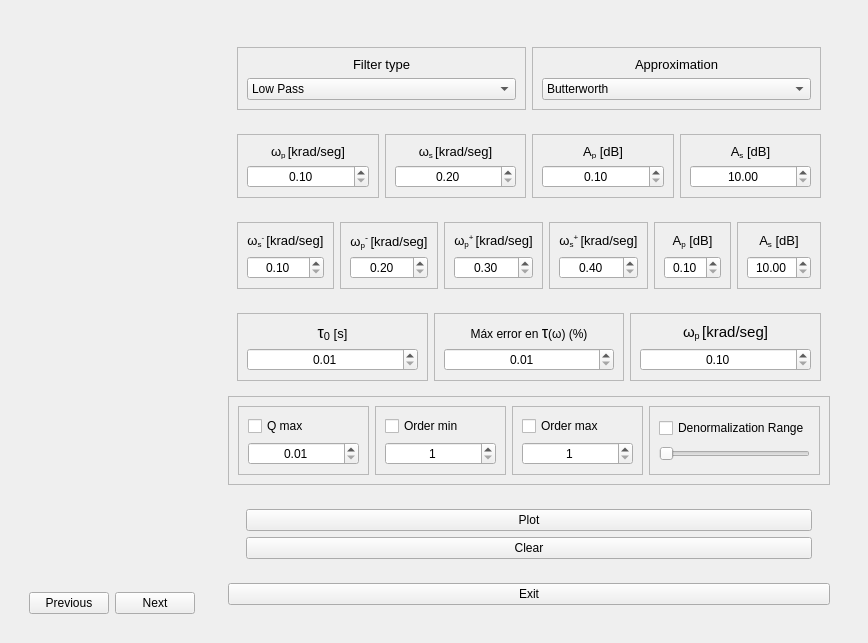
<?xml version="1.0" encoding="UTF-8"?>
<ui version="4.0">
 <class>Form</class>
 <widget class="QWidget" name="Form">
  <property name="geometry">
   <rect>
    <x>0</x>
    <y>0</y>
    <width>729</width>
    <height>446</height>
   </rect>
  </property>
  <property name="windowTitle">
   <string>Form</string>
  </property>
  <layout class="QVBoxLayout" name="verticalLayout_2">
   <item>
    <widget class="QFrame" name="frameTotal">
     <layout class="QHBoxLayout" name="horizontalLayout_7">
      <item>
       <layout class="QVBoxLayout" name="verticalLayout">
        <item>
         <widget class="QStackedWidget" name="graphic"/>
        </item>
        <item>
         <widget class="QFrame" name="prev_next_frame">
          <layout class="QHBoxLayout" name="horizontalLayout_4">
           <item>
            <widget class="QPushButton" name="previous_button">
             <property name="text">
              <string>Previous</string>
             </property>
            </widget>
           </item>
           <item>
            <widget class="QPushButton" name="next_button">
             <property name="text">
              <string>Next</string>
             </property>
            </widget>
           </item>
          </layout>
         </widget>
        </item>
       </layout>
      </item>
      <item>
       <widget class="QFrame" name="frame_menu_tot">
        <layout class="QHBoxLayout" name="horizontalLayout">
         <item alignment="Qt::AlignHCenter|Qt::AlignVCenter">
          <widget class="QFrame" name="menuFrame">
           <layout class="QVBoxLayout" name="verticalLayout_5">
            <item alignment="Qt::AlignVCenter">
             <widget class="QFrame" name="Filter_Approx_Menu">
              <layout class="QHBoxLayout" name="horizontalLayout_2">
               <item alignment="Qt::AlignVCenter">
                <widget class="QFrame" name="filterTypeFrame">
                 <property name="frameShape">
                  <enum>QFrame::StyledPanel</enum>
                 </property>
                 <layout class="QVBoxLayout" name="verticalLayout_3">
                  <item>
                   <widget class="QLabel" name="label">
                    <property name="text">
                     <string>&lt;html&gt;&lt;head/&gt;&lt;body&gt;&lt;p align=&quot;center&quot;&gt;&lt;span style=&quot; font-size:10pt;&quot;&gt;Filter type&lt;/span&gt;&lt;/p&gt;&lt;/body&gt;&lt;/html&gt;</string>
                    </property>
                   </widget>
                  </item>
                  <item>
                   <widget class="QComboBox" name="filterType">
                    <item>
                     <property name="text">
                      <string>Low Pass</string>
                     </property>
                    </item>
                    <item>
                     <property name="text">
                      <string>High Pass</string>
                     </property>
                    </item>
                    <item>
                     <property name="text">
                      <string>Band Pass</string>
                     </property>
                    </item>
                    <item>
                     <property name="text">
                      <string>Band Stop</string>
                     </property>
                    </item>
                    <item>
                     <property name="text">
                      <string>Group Delay</string>
                     </property>
                    </item>
                   </widget>
                  </item>
                 </layout>
                </widget>
               </item>
               <item alignment="Qt::AlignVCenter">
                <widget class="QFrame" name="approxTypeFrame">
                 <property name="frameShape">
                  <enum>QFrame::StyledPanel</enum>
                 </property>
                 <layout class="QVBoxLayout" name="verticalLayout_4">
                  <item>
                   <widget class="QLabel" name="label_2">
                    <property name="text">
                     <string>&lt;html&gt;&lt;head/&gt;&lt;body&gt;&lt;p align=&quot;center&quot;&gt;&lt;span style=&quot; font-size:10pt;&quot;&gt;Approximation&lt;/span&gt;&lt;/p&gt;&lt;/body&gt;&lt;/html&gt;</string>
                    </property>
                   </widget>
                  </item>
                  <item>
                   <widget class="QComboBox" name="approxType">
                    <item>
                     <property name="text">
                      <string>Butterworth</string>
                     </property>
                    </item>
                    <item>
                     <property name="text">
                      <string>Cheby 1</string>
                     </property>
                    </item>
                    <item>
                     <property name="text">
                      <string>Cheby 2</string>
                     </property>
                    </item>
                    <item>
                     <property name="text">
                      <string>Cauer</string>
                     </property>
                    </item>
                    <item>
                     <property name="text">
                      <string>Legendre</string>
                     </property>
                    </item>
                   </widget>
                  </item>
                 </layout>
                </widget>
               </item>
              </layout>
             </widget>
            </item>
            <item alignment="Qt::AlignVCenter">
             <widget class="QFrame" name="parameters_frame">
              <layout class="QHBoxLayout" name="horizontalLayout_3">
               <item>
                <widget class="QFrame" name="wp_frame">
                 <property name="frameShape">
                  <enum>QFrame::StyledPanel</enum>
                 </property>
                 <layout class="QVBoxLayout" name="verticalLayout_11">
                  <item>
                   <widget class="QLabel" name="label_6">
                    <property name="text">
                     <string>&lt;html&gt;&lt;head/&gt;&lt;body&gt;&lt;p align=&quot;center&quot;&gt;&lt;span style=&quot; font-size:10pt;&quot;&gt;ω&lt;/span&gt;&lt;span style=&quot; font-size:10pt; vertical-align:sub;&quot;&gt;p &lt;/span&gt;&lt;span style=&quot; font-size:10pt;&quot;&gt;[krad/seg]&lt;/span&gt;&lt;/p&gt;&lt;/body&gt;&lt;/html&gt;</string>
                    </property>
                   </widget>
                  </item>
                  <item>
                   <widget class="QDoubleSpinBox" name="wp_value">
                    <property name="alignment">
                     <set>Qt::AlignCenter</set>
                    </property>
                    <property name="minimum">
                     <double>0.100000000000000</double>
                    </property>
                    <property name="maximum">
                     <double>200.000000000000000</double>
                    </property>
                    <property name="singleStep">
                     <double>0.100000000000000</double>
                    </property>
                   </widget>
                  </item>
                 </layout>
                </widget>
               </item>
               <item>
                <widget class="QFrame" name="ws_frame">
                 <property name="frameShape">
                  <enum>QFrame::StyledPanel</enum>
                 </property>
                 <layout class="QVBoxLayout" name="verticalLayout_10">
                  <item>
                   <widget class="QLabel" name="label_5">
                    <property name="text">
                     <string>&lt;html&gt;&lt;head/&gt;&lt;body&gt;&lt;p align=&quot;center&quot;&gt;&lt;span style=&quot; font-size:10pt;&quot;&gt;ω&lt;/span&gt;&lt;span style=&quot; font-size:10pt; vertical-align:sub;&quot;&gt;s &lt;/span&gt;&lt;span style=&quot; font-size:10pt;&quot;&gt;[krad/seg]&lt;/span&gt;&lt;/p&gt;&lt;/body&gt;&lt;/html&gt;</string>
                    </property>
                   </widget>
                  </item>
                  <item>
                   <widget class="QDoubleSpinBox" name="ws_value">
                    <property name="alignment">
                     <set>Qt::AlignCenter</set>
                    </property>
                    <property name="minimum">
                     <double>0.200000000000000</double>
                    </property>
                    <property name="maximum">
                     <double>200.000000000000000</double>
                    </property>
                    <property name="singleStep">
                     <double>0.100000000000000</double>
                    </property>
                   </widget>
                  </item>
                 </layout>
                </widget>
               </item>
               <item>
                <widget class="QFrame" name="ap_frame">
                 <property name="frameShape">
                  <enum>QFrame::StyledPanel</enum>
                 </property>
                 <layout class="QVBoxLayout" name="verticalLayout_9">
                  <item>
                   <widget class="QLabel" name="label_4">
                    <property name="text">
                     <string>&lt;html&gt;&lt;head/&gt;&lt;body&gt;&lt;p align=&quot;center&quot;&gt;&lt;span style=&quot; font-size:10pt;&quot;&gt;A&lt;/span&gt;&lt;span style=&quot; font-size:10pt; vertical-align:sub;&quot;&gt;p&lt;/span&gt;&lt;span style=&quot; font-size:10pt;&quot;&gt; [dB]&lt;/span&gt;&lt;/p&gt;&lt;/body&gt;&lt;/html&gt;</string>
                    </property>
                   </widget>
                  </item>
                  <item>
                   <widget class="QDoubleSpinBox" name="ap_value">
                    <property name="alignment">
                     <set>Qt::AlignCenter</set>
                    </property>
                    <property name="minimum">
                     <double>0.100000000000000</double>
                    </property>
                    <property name="maximum">
                     <double>10.000000000000000</double>
                    </property>
                    <property name="singleStep">
                     <double>0.100000000000000</double>
                    </property>
                   </widget>
                  </item>
                 </layout>
                </widget>
               </item>
               <item>
                <widget class="QFrame" name="as_frame">
                 <property name="frameShape">
                  <enum>QFrame::StyledPanel</enum>
                 </property>
                 <layout class="QVBoxLayout" name="verticalLayout_8">
                  <item>
                   <widget class="QLabel" name="label_3">
                    <property name="text">
                     <string>&lt;html&gt;&lt;head/&gt;&lt;body&gt;&lt;p align=&quot;center&quot;&gt;&lt;span style=&quot; font-size:10pt;&quot;&gt;A&lt;/span&gt;&lt;span style=&quot; font-size:10pt; vertical-align:sub;&quot;&gt;s&lt;/span&gt;&lt;span style=&quot; font-size:10pt;&quot;&gt; [dB]&lt;/span&gt;&lt;/p&gt;&lt;/body&gt;&lt;/html&gt;</string>
                    </property>
                   </widget>
                  </item>
                  <item>
                   <widget class="QDoubleSpinBox" name="as_value">
                    <property name="alignment">
                     <set>Qt::AlignCenter</set>
                    </property>
                    <property name="minimum">
                     <double>10.000000000000000</double>
                    </property>
                    <property name="maximum">
                     <double>100.000000000000000</double>
                    </property>
                    <property name="singleStep">
                     <double>0.100000000000000</double>
                    </property>
                   </widget>
                  </item>
                 </layout>
                </widget>
               </item>
              </layout>
             </widget>
            </item>
            <item alignment="Qt::AlignVCenter">
             <widget class="QFrame" name="parameters_BP_SB_frame">
              <layout class="QHBoxLayout" name="horizontalLayout_5">
               <item>
                <widget class="QFrame" name="ws_min_bp_bs_frame">
                 <property name="frameShape">
                  <enum>QFrame::StyledPanel</enum>
                 </property>
                 <layout class="QVBoxLayout" name="verticalLayout_13">
                  <item>
                   <widget class="QLabel" name="label_10">
                    <property name="text">
                     <string>&lt;html&gt;&lt;head/&gt;&lt;body&gt;&lt;p align=&quot;center&quot;&gt;&lt;span style=&quot; font-size:10pt;&quot;&gt;ω&lt;/span&gt;&lt;span style=&quot; font-size:10pt; vertical-align:sub;&quot;&gt;s&lt;/span&gt;&lt;span style=&quot; font-size:10pt; vertical-align:super;&quot;&gt;- &lt;/span&gt;&lt;span style=&quot; font-size:10pt;&quot;&gt;[krad/seg]&lt;/span&gt;&lt;/p&gt;&lt;/body&gt;&lt;/html&gt;</string>
                    </property>
                   </widget>
                  </item>
                  <item>
                   <widget class="QDoubleSpinBox" name="wsmin_value">
                    <property name="alignment">
                     <set>Qt::AlignCenter</set>
                    </property>
                    <property name="minimum">
                     <double>0.100000000000000</double>
                    </property>
                    <property name="maximum">
                     <double>200.000000000000000</double>
                    </property>
                    <property name="singleStep">
                     <double>0.100000000000000</double>
                    </property>
                   </widget>
                  </item>
                 </layout>
                </widget>
               </item>
               <item>
                <widget class="QFrame" name="wp_min_frame">
                 <property name="frameShape">
                  <enum>QFrame::StyledPanel</enum>
                 </property>
                 <layout class="QVBoxLayout" name="verticalLayout_15">
                  <item>
                   <widget class="QLabel" name="label_12">
                    <property name="text">
                     <string>&lt;html&gt;&lt;head/&gt;&lt;body&gt;&lt;p align=&quot;center&quot;&gt;&lt;span style=&quot; font-size:10pt;&quot;&gt;ω&lt;/span&gt;&lt;span style=&quot; font-size:10pt; vertical-align:sub;&quot;&gt;p&lt;/span&gt;&lt;span style=&quot; font-size:11pt; vertical-align:super;&quot;&gt;- &lt;/span&gt;&lt;span style=&quot; font-size:10pt;&quot;&gt;[krad/seg]&lt;/span&gt;&lt;/p&gt;&lt;/body&gt;&lt;/html&gt;</string>
                    </property>
                   </widget>
                  </item>
                  <item>
                   <widget class="QDoubleSpinBox" name="wpmin_value">
                    <property name="alignment">
                     <set>Qt::AlignCenter</set>
                    </property>
                    <property name="minimum">
                     <double>0.200000000000000</double>
                    </property>
                    <property name="maximum">
                     <double>200.000000000000000</double>
                    </property>
                    <property name="singleStep">
                     <double>0.100000000000000</double>
                    </property>
                   </widget>
                  </item>
                 </layout>
                </widget>
               </item>
               <item>
                <widget class="QFrame" name="wp_bp_bs_plus_frame">
                 <property name="frameShape">
                  <enum>QFrame::StyledPanel</enum>
                 </property>
                 <property name="frameShadow">
                  <enum>QFrame::Plain</enum>
                 </property>
                 <property name="lineWidth">
                  <number>3</number>
                 </property>
                 <property name="midLineWidth">
                  <number>0</number>
                 </property>
                 <layout class="QVBoxLayout" name="verticalLayout_16">
                  <item>
                   <widget class="QLabel" name="label_8">
                    <property name="text">
                     <string>&lt;html&gt;&lt;head/&gt;&lt;body&gt;&lt;p align=&quot;center&quot;&gt;&lt;span style=&quot; font-size:10pt;&quot;&gt;ω&lt;/span&gt;&lt;span style=&quot; font-size:10pt; vertical-align:sub;&quot;&gt;p&lt;/span&gt;&lt;span style=&quot; font-size:10pt; vertical-align:super;&quot;&gt;+ &lt;/span&gt;&lt;span style=&quot; font-size:10pt;&quot;&gt;[krad/seg]&lt;/span&gt;&lt;/p&gt;&lt;/body&gt;&lt;/html&gt;</string>
                    </property>
                   </widget>
                  </item>
                  <item>
                   <widget class="QDoubleSpinBox" name="wpmax_value">
                    <property name="alignment">
                     <set>Qt::AlignCenter</set>
                    </property>
                    <property name="minimum">
                     <double>0.300000000000000</double>
                    </property>
                    <property name="maximum">
                     <double>200.000000000000000</double>
                    </property>
                    <property name="singleStep">
                     <double>0.100000000000000</double>
                    </property>
                   </widget>
                  </item>
                 </layout>
                </widget>
               </item>
               <item>
                <widget class="QFrame" name="ws_plus_bp_bs_frame">
                 <property name="frameShape">
                  <enum>QFrame::StyledPanel</enum>
                 </property>
                 <layout class="QVBoxLayout" name="verticalLayout_14">
                  <item>
                   <widget class="QLabel" name="label_11">
                    <property name="text">
                     <string>&lt;html&gt;&lt;head/&gt;&lt;body&gt;&lt;p align=&quot;center&quot;&gt;&lt;span style=&quot; font-size:10pt;&quot;&gt;ω&lt;/span&gt;&lt;span style=&quot; font-size:10pt; vertical-align:sub;&quot;&gt;s&lt;/span&gt;&lt;span style=&quot; font-size:10pt; vertical-align:super;&quot;&gt;+ &lt;/span&gt;&lt;span style=&quot; font-size:10pt;&quot;&gt;[krad/seg]&lt;/span&gt;&lt;/p&gt;&lt;/body&gt;&lt;/html&gt;</string>
                    </property>
                   </widget>
                  </item>
                  <item>
                   <widget class="QDoubleSpinBox" name="wsmax_value">
                    <property name="alignment">
                     <set>Qt::AlignCenter</set>
                    </property>
                    <property name="minimum">
                     <double>0.400000000000000</double>
                    </property>
                    <property name="maximum">
                     <double>200.000000000000000</double>
                    </property>
                    <property name="singleStep">
                     <double>0.100000000000000</double>
                    </property>
                   </widget>
                  </item>
                 </layout>
                </widget>
               </item>
               <item>
                <widget class="QFrame" name="ap_bp_bs_frame">
                 <property name="frameShape">
                  <enum>QFrame::StyledPanel</enum>
                 </property>
                 <layout class="QVBoxLayout" name="verticalLayout_12">
                  <item>
                   <widget class="QLabel" name="label_9">
                    <property name="text">
                     <string>&lt;html&gt;&lt;head/&gt;&lt;body&gt;&lt;p align=&quot;center&quot;&gt;&lt;span style=&quot; font-size:10pt;&quot;&gt;A&lt;/span&gt;&lt;span style=&quot; font-size:10pt; vertical-align:sub;&quot;&gt;p&lt;/span&gt;&lt;span style=&quot; font-size:10pt;&quot;&gt; [dB]&lt;/span&gt;&lt;/p&gt;&lt;/body&gt;&lt;/html&gt;</string>
                    </property>
                   </widget>
                  </item>
                  <item>
                   <widget class="QDoubleSpinBox" name="ap_bp_bs_value">
                    <property name="alignment">
                     <set>Qt::AlignCenter</set>
                    </property>
                    <property name="minimum">
                     <double>0.100000000000000</double>
                    </property>
                    <property name="maximum">
                     <double>10.000000000000000</double>
                    </property>
                    <property name="singleStep">
                     <double>0.100000000000000</double>
                    </property>
                   </widget>
                  </item>
                 </layout>
                </widget>
               </item>
               <item>
                <widget class="QFrame" name="as_bp_bs_frame">
                 <property name="frameShape">
                  <enum>QFrame::StyledPanel</enum>
                 </property>
                 <layout class="QVBoxLayout" name="verticalLayout_7">
                  <item>
                   <widget class="QLabel" name="label_7">
                    <property name="text">
                     <string>&lt;html&gt;&lt;head/&gt;&lt;body&gt;&lt;p align=&quot;center&quot;&gt;&lt;span style=&quot; font-size:10pt;&quot;&gt;A&lt;/span&gt;&lt;span style=&quot; font-size:10pt; vertical-align:sub;&quot;&gt;s&lt;/span&gt;&lt;span style=&quot; font-size:10pt;&quot;&gt; [dB]&lt;/span&gt;&lt;/p&gt;&lt;/body&gt;&lt;/html&gt;</string>
                    </property>
                   </widget>
                  </item>
                  <item>
                   <widget class="QDoubleSpinBox" name="as_bp_bs_value">
                    <property name="alignment">
                     <set>Qt::AlignCenter</set>
                    </property>
                    <property name="minimum">
                     <double>10.000000000000000</double>
                    </property>
                    <property name="maximum">
                     <double>100.000000000000000</double>
                    </property>
                    <property name="singleStep">
                     <double>0.100000000000000</double>
                    </property>
                   </widget>
                  </item>
                 </layout>
                </widget>
               </item>
              </layout>
             </widget>
            </item>
            <item>
             <widget class="QFrame" name="parameters_GD_frame_2">
              <layout class="QHBoxLayout" name="parameters_GD_frame">
               <property name="sizeConstraint">
                <enum>QLayout::SetDefaultConstraint</enum>
               </property>
               <item>
                <widget class="QFrame" name="frame_tau0">
                 <property name="frameShape">
                  <enum>QFrame::StyledPanel</enum>
                 </property>
                 <layout class="QVBoxLayout" name="verticalLayout_18">
                  <item>
                   <widget class="QLabel" name="label_13">
                    <property name="text">
                     <string>&lt;html&gt;&lt;head/&gt;&lt;body&gt;&lt;p align=&quot;center&quot;&gt;&lt;span style=&quot; font-size:12pt;&quot;&gt;τ&lt;/span&gt;&lt;span style=&quot; font-size:12pt; vertical-align:sub;&quot;&gt;0&lt;/span&gt;&lt;span style=&quot; font-size:10pt;&quot;&gt; [s]&lt;/span&gt;&lt;/p&gt;&lt;/body&gt;&lt;/html&gt;</string>
                    </property>
                   </widget>
                  </item>
                  <item>
                   <widget class="QDoubleSpinBox" name="t0_value">
                    <property name="alignment">
                     <set>Qt::AlignCenter</set>
                    </property>
                    <property name="minimum">
                     <double>0.010000000000000</double>
                    </property>
                   </widget>
                  </item>
                 </layout>
                </widget>
               </item>
               <item>
                <widget class="QFrame" name="frame_max_err_tau">
                 <property name="frameShape">
                  <enum>QFrame::StyledPanel</enum>
                 </property>
                 <layout class="QVBoxLayout" name="verticalLayout_24">
                  <item>
                   <widget class="QLabel" name="label_14">
                    <property name="text">
                     <string>&lt;html&gt;&lt;head/&gt;&lt;body&gt;&lt;p align=&quot;center&quot;&gt;&lt;span style=&quot; font-size:9pt;&quot;&gt;Máx error en &lt;/span&gt;&lt;span style=&quot; font-size:12pt;&quot;&gt;τ&lt;/span&gt;&lt;span style=&quot; font-size:9pt;&quot;&gt;(ω) (%)&lt;/span&gt;&lt;/p&gt;&lt;/body&gt;&lt;/html&gt;</string>
                    </property>
                    <property name="alignment">
                     <set>Qt::AlignCenter</set>
                    </property>
                   </widget>
                  </item>
                  <item>
                   <widget class="QDoubleSpinBox" name="error_tau_value">
                    <property name="alignment">
                     <set>Qt::AlignCenter</set>
                    </property>
                    <property name="minimum">
                     <double>0.010000000000000</double>
                    </property>
                    <property name="maximum">
                     <double>100.000000000000000</double>
                    </property>
                    <property name="singleStep">
                     <double>0.010000000000000</double>
                    </property>
                    <property name="stepType">
                     <enum>QAbstractSpinBox::DefaultStepType</enum>
                    </property>
                   </widget>
                  </item>
                 </layout>
                </widget>
               </item>
               <item>
                <widget class="QFrame" name="omega_gd_frame">
                 <property name="frameShape">
                  <enum>QFrame::StyledPanel</enum>
                 </property>
                 <layout class="QVBoxLayout" name="verticalLayout_17">
                  <item>
                   <widget class="QLabel" name="label_15">
                    <property name="text">
                     <string>&lt;html&gt;&lt;head/&gt;&lt;body&gt;&lt;p align=&quot;center&quot;&gt;&lt;span style=&quot; font-size:11pt;&quot;&gt;ω&lt;/span&gt;&lt;span style=&quot; font-size:11pt; vertical-align:sub;&quot;&gt;p &lt;/span&gt;&lt;span style=&quot; font-size:11pt;&quot;&gt;[krad/seg]&lt;/span&gt;&lt;/p&gt;&lt;/body&gt;&lt;/html&gt;</string>
                    </property>
                    <property name="alignment">
                     <set>Qt::AlignCenter</set>
                    </property>
                   </widget>
                  </item>
                  <item>
                   <widget class="QDoubleSpinBox" name="omega_gd_value">
                    <property name="alignment">
                     <set>Qt::AlignCenter</set>
                    </property>
                    <property name="minimum">
                     <double>0.100000000000000</double>
                    </property>
                    <property name="maximum">
                     <double>200.000000000000000</double>
                    </property>
                    <property name="singleStep">
                     <double>0.100000000000000</double>
                    </property>
                   </widget>
                  </item>
                 </layout>
                </widget>
               </item>
              </layout>
             </widget>
            </item>
            <item alignment="Qt::AlignVCenter">
             <widget class="QFrame" name="restric_frame">
              <property name="frameShape">
               <enum>QFrame::StyledPanel</enum>
              </property>
              <property name="frameShadow">
               <enum>QFrame::Raised</enum>
              </property>
              <layout class="QHBoxLayout" name="horizontalLayout_6">
               <item>
                <widget class="QFrame" name="q_max_frame">
                 <property name="frameShape">
                  <enum>QFrame::StyledPanel</enum>
                 </property>
                 <layout class="QVBoxLayout" name="verticalLayout_22">
                  <item>
                   <widget class="QCheckBox" name="qmax_checkbox">
                    <property name="text">
                     <string>Q max</string>
                    </property>
                   </widget>
                  </item>
                  <item>
                   <widget class="QDoubleSpinBox" name="q_max_value">
                    <property name="alignment">
                     <set>Qt::AlignCenter</set>
                    </property>
                    <property name="minimum">
                     <double>0.010000000000000</double>
                    </property>
                    <property name="singleStep">
                     <double>0.010000000000000</double>
                    </property>
                   </widget>
                  </item>
                 </layout>
                </widget>
               </item>
               <item>
                <widget class="QFrame" name="order_min_frame">
                 <property name="frameShape">
                  <enum>QFrame::StyledPanel</enum>
                 </property>
                 <layout class="QVBoxLayout" name="verticalLayout_21">
                  <item>
                   <widget class="QCheckBox" name="nmin_checkbox">
                    <property name="text">
                     <string>Order min</string>
                    </property>
                   </widget>
                  </item>
                  <item>
                   <widget class="QSpinBox" name="n_min_value">
                    <property name="alignment">
                     <set>Qt::AlignCenter</set>
                    </property>
                    <property name="minimum">
                     <number>1</number>
                    </property>
                   </widget>
                  </item>
                 </layout>
                </widget>
               </item>
               <item>
                <widget class="QFrame" name="order_max_frame">
                 <property name="frameShape">
                  <enum>QFrame::StyledPanel</enum>
                 </property>
                 <layout class="QVBoxLayout" name="verticalLayout_20">
                  <item>
                   <widget class="QCheckBox" name="nmax_checkbox">
                    <property name="text">
                     <string>Order max</string>
                    </property>
                   </widget>
                  </item>
                  <item>
                   <widget class="QSpinBox" name="n_max_value">
                    <property name="alignment">
                     <set>Qt::AlignCenter</set>
                    </property>
                    <property name="minimum">
                     <number>1</number>
                    </property>
                   </widget>
                  </item>
                 </layout>
                </widget>
               </item>
               <item alignment="Qt::AlignHCenter">
                <widget class="QFrame" name="range_frame">
                 <property name="frameShape">
                  <enum>QFrame::StyledPanel</enum>
                 </property>
                 <layout class="QVBoxLayout" name="verticalLayout_19">
                  <item>
                   <widget class="QCheckBox" name="denorm_range_checkbox">
                    <property name="text">
                     <string>Denormalization Range</string>
                    </property>
                   </widget>
                  </item>
                  <item>
                   <widget class="QSlider" name="range_value">
                    <property name="maximum">
                     <number>100</number>
                    </property>
                    <property name="orientation">
                     <enum>Qt::Horizontal</enum>
                    </property>
                   </widget>
                  </item>
                 </layout>
                </widget>
               </item>
              </layout>
             </widget>
            </item>
            <item>
             <widget class="QFrame" name="frame_buttons">
              <layout class="QHBoxLayout" name="horizontalLayout_8">
               <item>
                <widget class="QWidget" name="ok_restric_frame" native="true">
                 <layout class="QVBoxLayout" name="verticalLayout_23">
                  <item>
                   <widget class="QPushButton" name="ok_go">
                    <property name="text">
                     <string>Plot</string>
                    </property>
                   </widget>
                  </item>
                  <item>
                   <widget class="QPushButton" name="clear_button">
                    <property name="text">
                     <string>Clear</string>
                    </property>
                   </widget>
                  </item>
                 </layout>
                </widget>
               </item>
              </layout>
             </widget>
            </item>
            <item>
             <widget class="QPushButton" name="exit_button">
              <property name="text">
               <string>Exit</string>
              </property>
             </widget>
            </item>
           </layout>
          </widget>
         </item>
        </layout>
       </widget>
      </item>
     </layout>
    </widget>
   </item>
  </layout>
 </widget>
 <resources/>
 <connections/>
</ui>
